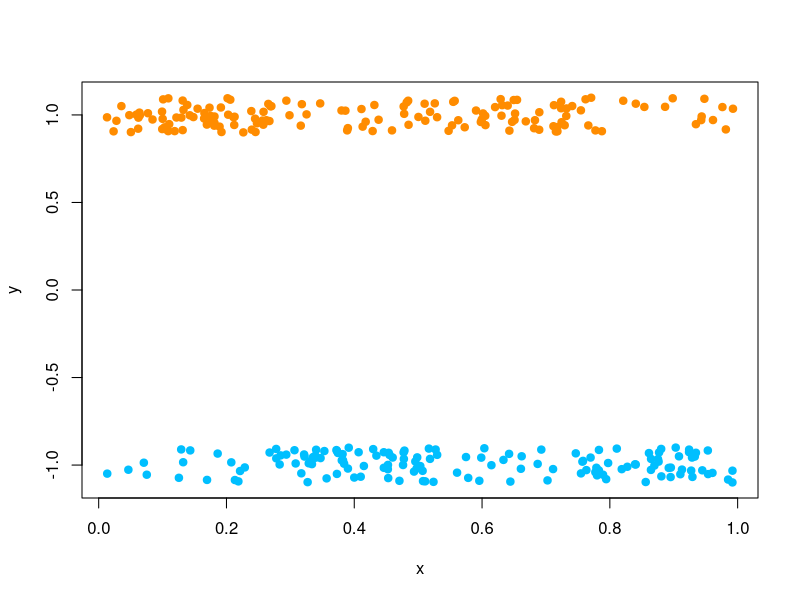
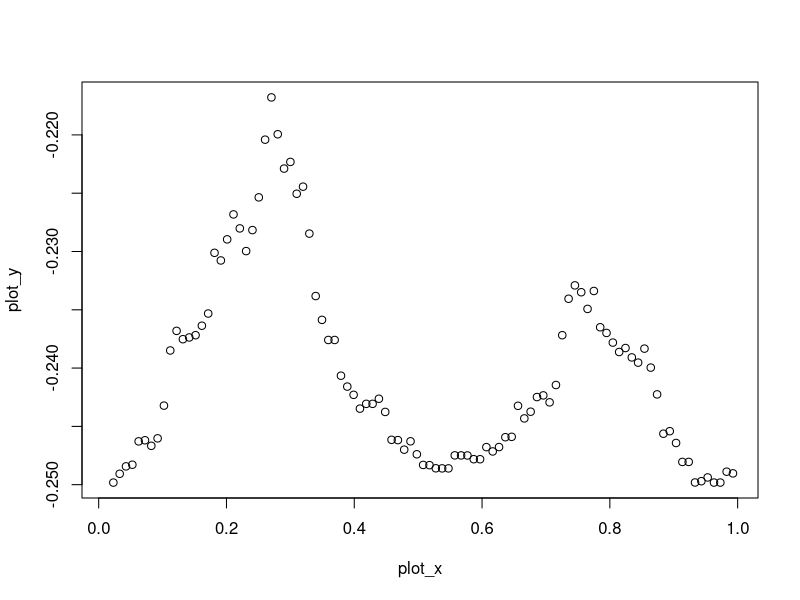

Generate these figures, in order, with R: (Note: this script raises an error after producing the figures.)
## ---- chunk 1
rm(list=ls())

set.seed(1)

n = 300
x = runif(n)
py <- function(x) sin(4*pi*x)/3 + 0.5
y = (rbinom(n, 1, py(x))-0.5)*2
plot(x, y + 0.1*runif(n, -1, 1), ylim = c(-1.1, 1.1), pch = 19,
col = ifelse(y == 1, "darkorange", "deepskyblue"), ylab = "y")

testx = seq(0, 1, length.out = 1000)
testy = (rbinom(1000, 1, py(testx))-0.5)*2

## ---- chunk 2

get_p_hat <- function(x, y, weight)
{
  return <- sum(weight * (y+1)/2)/sum(weight)
}

get_gini <- function(p)
{
  return <- p*(1-p)
}

split_data <- function(x, y, weight, value)
{
  dataframe <- data.frame("x"=x, "y"=y, "weight"=weight)
  data.left <- subset(dataframe, x<value)
  data.right <- subset(dataframe, x>=value)
  if(nrow(data.left)==0 || nrow(data.right)==0)
  {
    return <- list(score=NaN,left=NaN, right=NaN)
  }
  gini.left <- get_gini(get_p_hat(data.left$x, data.left$y, data.left$weight))
  gini.right <- get_gini(get_p_hat(data.right$x, data.right$y, data.right$weight))

  score <- -sum(data.left$weight)*gini.left-sum(data.right$weight)*gini.right
  score <- score/sum(weight)
  
  left <- if(sum(data.left$y*data.left$weight)>0) 1 else -1
  right <- if(sum(data.right$y*data.right$weight)>0) 1 else -1
  
  return <- list(score=score,left=left, right=right)
}
## ---- chunk 3
plot_x <- seq(min(x), max(x), length=100)

plot_y <- rep(0, 100)

for(i in c(1:100))
{
  r <- split_data(x, y, rep(1/n,n), plot_x[i])
  plot_y[i] <- r$score

}

plot(plot_x , plot_y)


## ---- chunk 4

get_split_criteria <- function(x, y, weight)
{
  criteria <- 0
  max_score <- split_data(x, y, weight, mean(x))
  for(i in x)
  {
    r <- split_data(x, y, rep(1/n,n), i)
    if(!is.nan(r$score) && r$score> max_score)
    {
      criteria <- i
      max_score <- r$score
    }
  }
  r <- split_data(x, y, weight, criteria)
  return <- list(criteria=criteria, score=r$score, left=r$left, right=r$right)
}

result <- get_split_criteria(x, y, rep(1/n,n))

print(result)

## ---- chunk 5

predict_data <- function(result, x)
{
  r <- rep(0, length(x))
  for(i in c(1:length(x)))
  {
    r[i] = if(x[i]<result$criteria) result$left else result$right
  }
  return <- r
}

get_error <- function(y, prediction, weights)
{
  
  return <- sum((y!=prediction)*1*weights)
}

get_alpha <- function(eta)
{
  return <- 0.5*log((1-eta)/eta)
}

get_loss <- function(n, y,  alpha, shrinkage, predicted_data)
{
  return <- sum(exp(-y * shrinkage* alpha* predicted_data))/n
}

adaboost <- function(x, y, n, shrinkage, t)
{
  weights <- rep(1/n, n)
  loss <- rep(0, t)
  alphat_t <- 0
  for(i in c(1:t))
  {
    print(i)
    result <- get_split_criteria(x, y, weights)
    predicted_data <- predict_data(result, x)
    eta_t <- get_error(y, predicted_data, weights)
    print(eta_t)
    
    alpha_t <- get_alpha(eta_t)
    print(alpha_t)
    
    factor <- exp(-alpha_t*shrinkage*y*predicted_data)
    
    loss[i] = get_loss(n, y, alpha_t, shrinkage, predicted_data)
    
    weights_updated <- weights * factor
    
    weights <- weights_updated/sum(weights_updated)
  }
  
  return <-list(loss=loss)
}

ada_result <- adaboost(x, y, 300, 0.5, 20)

ada_result


